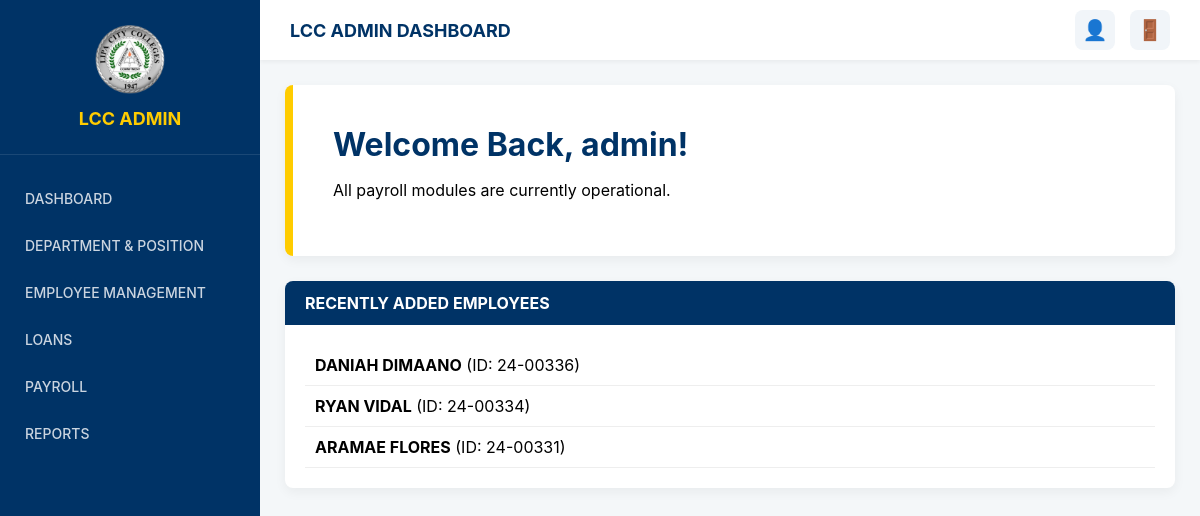
/dashboard.php (signed in), run on the app's committed database.
### tables this page shows
CREATE TABLE `employees` (
  `id` int(11) NOT NULL,
  `photo` varchar(255) DEFAULT 'default.png',
  `emp_no` varchar(50) DEFAULT NULL,
  `portal_password` varchar(255) DEFAULT NULL,
  `lname` varchar(100) DEFAULT NULL,
  `fname` varchar(100) DEFAULT NULL,
  `mname` varchar(100) DEFAULT NULL,
  `gender` varchar(20) DEFAULT NULL,
  `email` varchar(100) DEFAULT NULL,
  `civil_status` varchar(50) DEFAULT NULL,
  `nationality` varchar(50) DEFAULT NULL,
  `religion` varchar(50) DEFAULT NULL,
  `bdate` date DEFAULT NULL,
  `perm_address` text DEFAULT NULL,
  `pres_address` text DEFAULT NULL,
  `contact` varchar(50) DEFAULT NULL,
  `sss` varchar(50) DEFAULT NULL,
  `philhealth` varchar(50) DEFAULT NULL,
  `pagibig` varchar(50) DEFAULT NULL,
  `atm` varchar(50) DEFAULT NULL,
  `tin` varchar(50) DEFAULT NULL,
  `dept_id` int(11) DEFAULT NULL,
  `pos_id` int(11) DEFAULT NULL,
  `monthly_pay` decimal(10,2) DEFAULT NULL,
  `daily_pay` decimal(10,2) DEFAULT NULL,
  `hourly_pay` decimal(10,2) DEFAULT NULL,
  `start_date` date DEFAULT NULL,
  `end_date` date DEFAULT NULL
);

### dashboard.php (the view, shortened to what this page needs)
<?php
include('db.php');
$recent = mysqli_query($conn, "SELECT lname, fname, emp_no FROM employees ORDER BY id DESC LIMIT 5");
?>
<!DOCTYPE html>
<html>
<head>
    <link rel="stylesheet" href="style.css">
</head>
<body>
    <?php include('sidebar.php'); ?>
    <div class="main-content">
        <div class="top-bar">
            <h2 style="margin:0; color:#003366; font-size:18px;">LCC ADMIN DASHBOARD</h2>
            <div class="nav-icons">
                <a href="#" class="nav-icon-link">👤</a>
                <a href="logout.php" class="nav-icon-link" style="color:red;">🚪</a>
            </div>
        </div>
        <div class="container">
            <div class="content-card" style="padding:40px; border-left: 8px solid #FFCC00;">
                <h1 style="margin:0; color:#003366;">Welcome Back, <?php echo $_SESSION['admin']; ?>!</h1>
                <p>All payroll modules are currently operational.</p>
            </div>
            <div class="content-card">
                <div class="card-header">RECENTLY ADDED EMPLOYEES</div>
                <div class="card-body">
                    <?php while($r = mysqli_fetch_assoc($recent)) { ?>
                        <div style="padding:10px; border-bottom:1px solid #eee;">
                            <b><?php echo $r['fname']." ".$r['lname']; ?></b> (ID: <?php echo $r['emp_no']; ?>)
                        </div>
                    <?php } ?>
                </div>
            </div>
        </div>
    </div>
</body>
</html>

### style.css (style rules this page uses)
body { font-family: 'Inter', 'Segoe UI', sans-serif; background-color: #F4F7F9; margin: 0; display: flex; }
.main-content { margin-left: 260px; width: calc(100% - 260px); min-height: 100vh; }
.top-bar { background: white; padding: 0 30px; height: 60px; display: flex; justify-content: space-between; align-items: center; box-shadow: 0 2px 4px rgba(0,0,0,0.05); }
.nav-icons { display: flex; align-items: center; gap: 15px; }
.nav-icon-link { text-decoration: none; font-size: 20px; color: #003366; background: #f1f5f9; width: 40px; height: 40px; display: flex; align-items: center; justify-content: center; border-radius: 8px; }
.container { padding: 25px; }
.content-card { background: white; border-radius: 8px; box-shadow: 0 4px 12px rgba(0,0,0,0.05); margin-bottom: 25px; overflow: hidden; }
.card-header { background: #003366; color: white; padding: 12px 20px; font-weight: bold; }
.card-body { padding: 20px; }

### data on the page
employees: fname "DANIAH", lname "DIMAANO", emp_no "24-00336"
employees: fname "RYAN", lname "VIDAL", emp_no "24-00334"
employees: fname "ARAMAE", lname "FLORES", emp_no "24-00331"

### other printed values
$_SESSION['admin'] "admin"
